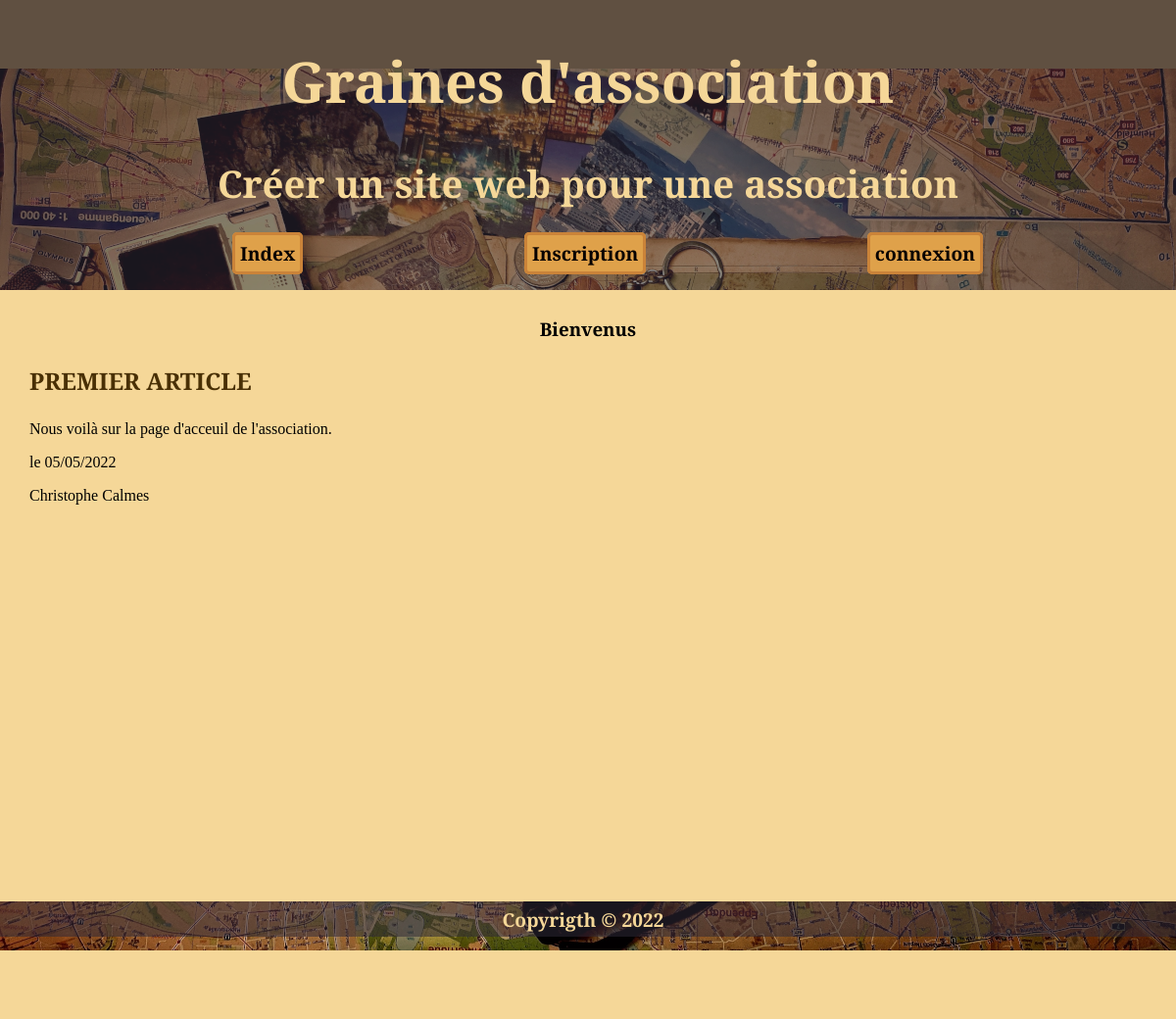
/index.php?idNav=35&idArticle=10, run on the app's committed database.
### tables this page shows
CREATE TABLE `dataSite` (
  `idDataSite` int NOT NULL,
  `titre` varchar(50) NOT NULL,
  `sousTitre` varchar(100) NOT NULL,
  `description` varchar(150) NOT NULL,
  `anneeCour` varchar(12) NOT NULL,
  `cotisation` float NOT NULL,
  `clotureCompta` tinyint(1) NOT NULL DEFAULT '0',
  `emailContact` varchar(60) DEFAULT NULL,
  `url` varchar(255) DEFAULT NULL,
  `adresse` varchar(255) DEFAULT NULL
);

CREATE TABLE `navigation` (
  `idNav` int NOT NULL,
  `nomNav` varchar(30) NOT NULL,
  `cheminNav` varchar(80) NOT NULL,
  `menuVisible` tinyint(1) NOT NULL,
  `zoneMenu` int NOT NULL,
  `ordre` tinyint NOT NULL,
  `niveau` tinyint NOT NULL,
  `valide` tinyint NOT NULL DEFAULT '1',
  `deroulant` tinyint NOT NULL DEFAULT '0',
  `targetRoute` varchar(16) NOT NULL DEFAULT '0'
);

CREATE TABLE `articles` (
  `idArticle` int NOT NULL,
  `titre` varchar(100) NOT NULL,
  `texte` text NOT NULL,
  `valide` tinyint(1) NOT NULL,
  `date` datetime NOT NULL DEFAULT CURRENT_TIMESTAMP,
  `auteur` int NOT NULL
);

CREATE TABLE `users` (
  `idUser` int NOT NULL,
  `login` varchar(30) DEFAULT NULL,
  `mdp` varchar(80) DEFAULT NULL,
  `email` varchar(60) DEFAULT NULL,
  `nom` varchar(60) NOT NULL,
  `prenom` varchar(60) NOT NULL,
  `adresse` varchar(255) DEFAULT NULL,
  `ville` varchar(255) DEFAULT NULL,
  `codePostal` varchar(10) DEFAULT NULL,
  `bornYear` varchar(4) DEFAULT NULL,
  `role` tinyint(1) NOT NULL DEFAULT '0',
  `valide` tinyint(1) DEFAULT '0',
  `token` varchar(24) DEFAULT NULL,
  `cotisation` tinyint(1) DEFAULT '0',
  `dateInscription` datetime NOT NULL DEFAULT CURRENT_TIMESTAMP,
  `dateCotisation` date DEFAULT NULL,
  `dateConnexion` datetime NOT NULL DEFAULT CURRENT_TIMESTAMP,
  `telephone` varchar(30) DEFAULT NULL,
  `numeroAdherant` varchar(12) DEFAULT NULL
);

### index.php (called while the page is built, shortened)
<?php
include 'path.php';
include   $cheminCorps.'kether.php';
include   $cheminCorps.'head.php';
include   $cheminCorps.'navHigh.php';
include   $cheminCorps.'main.php';
include   $cheminCorps.'foot.php';
?>

### objets/RCUD.php (called while the page is built, shortened)
<?php
class RCUD extends ParamDB {
  private $sql;
  private $param;
  public function __construct($sql, $param) {
    $this->sql = $sql;
    $this->param = $param;
  }
  public function READ() {
    try {
      $conn = new PDO("mysql:host=$this->serverName;dbname=$this->dbName", $this->userName, $this->password);
      $conn->setAttribute(PDO::ATTR_ERRMODE, PDO::ERRMODE_EXCEPTION);
    } catch(PDOException $e) {
     echo "Error: " . $e->getMessage();
    }
    $data = $conn->prepare($this->sql);
    foreach ($this->param as $key) {
      $data->bindParam($key['prep'],$key['variable']);
    }
    $data->execute();
    $data->setFetchMode(PDO::FETCH_ASSOC);
    $dataTraiter = $data->fetchAll();
    return $dataTraiter;
  }
}

### pages/corps/kether.php (called while the page is built, shortened)
<?php
$sql = "SELECT `titre`, `sousTitre`, `description` FROM `dataSite`";
$param = [];
$read = new RCUD($sql, $param);
$dataHead = $read->READ();
$title =  $dataHead[0]['titre'];
$title2 = $dataHead[0]['sousTitre'];
require 'functions/functionDateTime.php';

### sources/navigation/objets/getNav.php (called while the page is built, shortened)
<?php
class GetNav {
  public function getMenuNav($niveau,  $zone) {
    $sql = "SELECT `idNav`, `nomNav`, `deroulant`, `zoneMenu`, `niveau`, `targetRoute`
    FROM `navigation`
    WHERE `niveau` = :niveau AND `zoneMenu` = :zoneMenu AND `menuVisible`= 1 AND `valide` = 1
    ORDER BY `ordre`";
    $param = [['prep'=>':niveau', 'variable'=>$niveau], ['prep'=>':zoneMenu', 'variable'=>$zone]];
    $data = new RCUD($sql, $param);
    return $data->READ();
  }
}

### sources/secretariat/objets/getArticle.php (called while the page is built, shortened)
<?php
class GetArticle {
  public function getOneArticle($id) {
    $param = [['prep'=>':idArticle', 'variable'=>$id]];
    $select = "SELECT `idArticle`, `titre`, `texte`, `date`, `nom`, `prenom`, `articles`.`valide`
    FROM `articles`
    INNER JOIN `users` ON `idUser` = `auteur`
    WHERE `idArticle` = :idArticle";
    $select = new RCUD($select, $param);
    return $select->READ();
  }
}

### functions/functionDateTime.php (called while the page is built, shortened)
<?php
function brassageDate($data) {
$date = $data;
$year = substr($date,0,4);
$month = substr($date,5,2);
$day = substr($date,8,2);
$date = $day.'/'.$month.'/'.$year;
return $date;
}

### sources/secretariat/objets/printArticle.php (the view, shortened to what this page needs)
<?php
class PrintArticle extends GetArticle {
  public function affichageLastArticle($data){
    if($data != []){
    echo '<section class="articleIndex"><article>';
      echo '<h3 class="titrePage">'.$data[0]['titre'].'</h3>';
      echo '<p>'.$data[0]['texte'].'</p>';
      echo '<p>le '.brassageDate($data[0]['date']).'</p>';
      echo '<p>'.$data[0]['prenom'].' '.$data[0]['nom'].'</p>';
    echo'</article></section>';
  } else {
        echo '<section class="articleIndex"><article>
        <p>Pas encore d\'article posté.</p>
        </article></section>';
  }
  }
}

### pages/corps/navHigh.php (shortened to what this page needs)
<header class="parallax-effect">
<div class="calque">
  <h1><?=$title?></h1>
  <h2><?=$title2?></h2>
  <?php include 'sources/navigation/affichages/bandeauHaut.php'; ?>
  </div>
</header>

### sources/navigation/objets/printNav.php (shortened to what this page needs)
<?php
class PrintNav extends GetNav {
  public function printNavigationBandeau($variable) {
    echo '<nav>
    <ul class="navigationBandeau">';
    echo '<li><a href="index.php?idNav=0" class="lienNav">Index</a></li>';
    foreach ($variable as $key => $value) {
      if($value['deroulant'] > 0) {
        $dataDeroulant = new GetNav();
        $dataTraiter = $dataDeroulant->getMenuNav($value['niveau'],  $value['deroulant']);
        echo '<div class="dropdown">';
        echo '<button class="buttonForm">'.utf8_encode($value['nomNav']).'</button>';
        echo ' <div class="dropdown-child">';
        foreach ($dataTraiter as $key => $value) {
          echo '<div>
          <a href="index.php?idNav='.$value['targetRoute'].'" class="lienNav">'.utf8_encode($value['nomNav']).'</a>
          </div>';
        }
        echo '</div>';
        echo '</div>';
        } else {
        echo '<li><a href="index.php?idNav='.$value['targetRoute'].'" class="lienNav">'.utf8_encode($value['nomNav']).'</a></li>';
      }
    }
    echo '</ul>
    </nav>';
  }
}

### css/master.css (style rules this page uses)
body { font-family: 'Roboto Serif', serif; height: auto; width: auto; margin: 0; background: #F5D798ff; }
h1, h2 { font-size: 3em; color:#F5D798ff; text-align: center; font-family: 'Cinzel', serif; }
h1 { font-size: 3em; }
h2 { font-size: 2em; }
h3, h4, h5, h6 { font-family: 'Playfair Display', serif; }
.titrePage { font-size: 1.5em; color: #493005ff; text-transform: uppercase; }
header { background-color: hsla(38, 87%, 15%, 0.5); }
.articleIndex { text-align: justify; margin-left: auto; }
ul { list-style: none; }
.parallax-effect { background-image: url("../images/rollMap.webp"); min-height: 15vh; background-attachment: fixed; background-position: center; background-repeat: no-repeat; background-size: 100%; text-align: center; }
.calque { min-height: 200%; font-weight: 600; font-size: 1.2em; background-color: hsla(264, 15%, 19%, 0.55); width: auto; color: #F5D798ff; padding: 0.25em; }
.navigationBandeau { list-style: none; display: flex; flex-direction: row; justify-content: space-evenly; align-items: center; }
.navigationBandeau li { padding-left: 0.5em; padding-right: 0.5em; margin-left: 1em; margin-right: 1em; text-align: center; }
.lienNav { text-decoration: none; background-color: #DFA14Aff; border: 3px solid #CA8339ff; font-family: 'Cinzel', serif; color: #070000ff; border-radius: 5px; padding: auto; cursor: auto; font-weight: 600; padding: 0.25em; margin: 0.25em; transition: border 0.7s; }

### data on the page
datasite: titre "Graines d'association", sousTitre "Créer un site web pour une association"
navigation: nomNav "Inscription"
navigation: nomNav "connexion"
articles: titre "PREMIER ARTICLE", texte "Nous voilà sur la page d'acceuil de l'association.", date "05/05/2022", auteur.prenom "Christophe", auteur.nom "Calmes"
